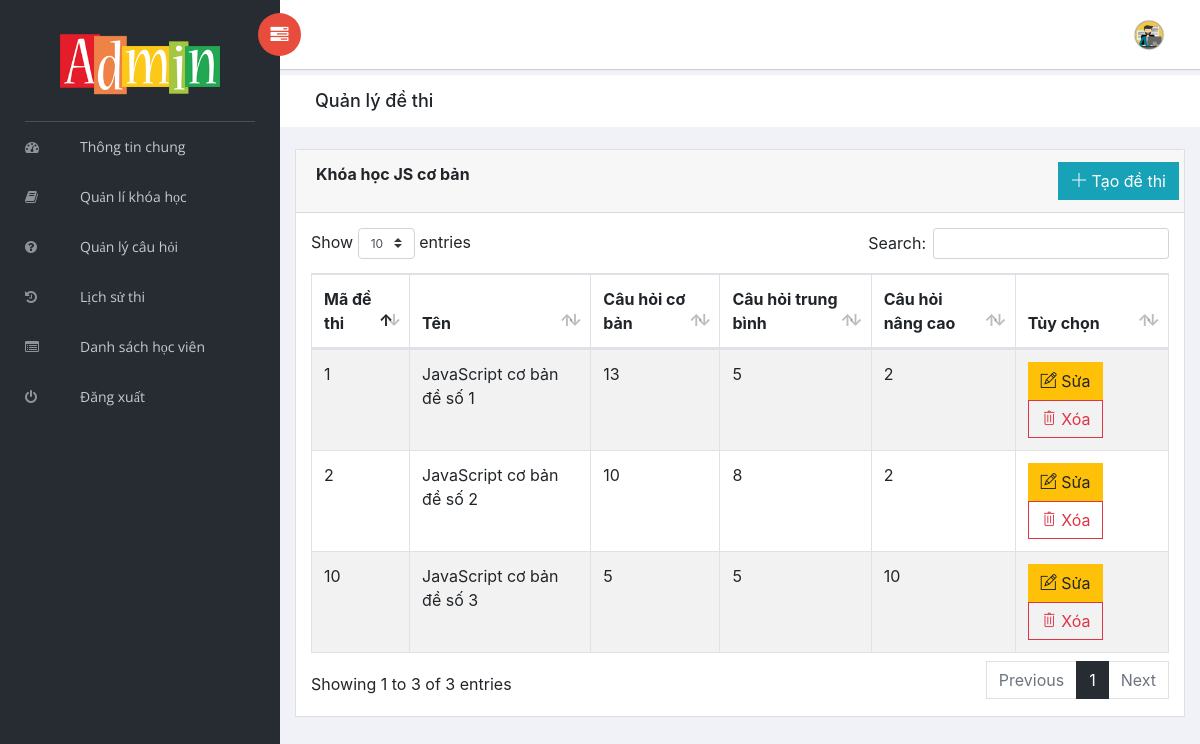
Page /admin/exam.php?course=7 (signed in) on the committed database.
### tables this page shows
CREATE TABLE `khoa_hoc` (
  `id` int(5) NOT NULL,
  `name` varchar(255) NOT NULL,
  `description` longtext DEFAULT NULL
);

CREATE TABLE `de_thi` (
  `ma_de_thi` int(5) NOT NULL,
  `ten_de_thi` varchar(255) NOT NULL,
  `khoa_hoc` int(5) NOT NULL,
  `cau_hoi_coban` int(5) NOT NULL,
  `cau_hoi_trungbinh` int(5) NOT NULL,
  `cau_hoi_nangcao` int(5) NOT NULL
);

### admin/config/connection.php (called while the page is built, shortened)
<?php
class Connection
{
    private $host = DATABASE_HOST;
    private $user = DATABASE_USERNAME;
    private $pass = DATABASE_PASSWORD;
    private $name = DATABASE_NAME;
    public $link;
    private function DBconnect()
    {
        $this->link = new mysqli($this->host, $this->user, $this->pass, $this->name)
            or
            die("Lỗi kết nối Cơ Sở Dữ Liệu: " . $this->link->connect_error);
    }
}

### admin/exam.php (the view, shortened to what this page needs)
<?php
include_once("./config/connection.php");
$link = new Connection;
$query = "SELECT * FROM khoa_hoc INNER JOIN de_thi ON de_thi.khoa_hoc = khoa_hoc.id
WHERE khoa_hoc.id ='$_GET[course]';
";
$exams = mysqli_query($link->link, $query);
?>
<!doctype html>
<html class="no-js" lang="en">
<head>
    <link rel="stylesheet" href="vendors/bootstrap/dist/css/bootstrap.min.css">
    <link rel="stylesheet" href="vendors/font-awesome/css/font-awesome.min.css">
    <link rel="stylesheet" href="vendors/themify-icons/css/themify-icons.css">
    <link rel="stylesheet" href="vendors/flag-icon-css/css/flag-icon.min.css">
    <link rel="stylesheet" href="vendors/selectFX/css/cs-skin-elastic.css">
    <link rel="stylesheet" href="vendors/datatables.net-bs4/css/dataTables.bootstrap4.min.css">
    <link rel="stylesheet" href="vendors/datatables.net-buttons-bs4/css/buttons.bootstrap4.min.css">
    <link rel="stylesheet" href="assets/css/style.css">
</head>
<body>
    <?php include_once("./layout/sidenav.php") ?>
    <div id="right-panel" class="right-panel">
        <?php include_once("./layout/header.php") ?>
        <div class="breadcrumbs">
            <div class="col-sm-4">
                <div class="page-header float-left">
                    <div class="page-title">
                        <h1>Quản lý đề thi</h1>
                    </div>
                </div>
            </div>
        </div>
        <div class="content mt-3">
            <div class="animated fadeIn">
                <div class="row">
                    <div class="col-md-12">
                        <div class="card">
                            <div class="card-header">
                                <div class="row">
                                    <div class="col-sm-4">
                                        <strong class="card-title">Khóa học JS cơ bản</strong>
                                    </div>
                                    <div class="col-sm-8">
                                        <div class="row justify-content-end">
                                            <button type="button" class="btn btn-info" data-toggle="modal" data-target="#exam-add">
                                                <i class="ti-plus"></i> Tạo đề thi</button>
                                        </div>
                                    </div>
                                </div>
                            </div>
                            <div class="card-body">
                                <table id="bootstrap-data-table-export" class="table table-striped table-bordered">
                                    <thead>
                                        <tr>
                                            <th>Mã đề thi</th>
                                            <th>Tên</th>
                                            <th>Câu hỏi cơ bản</th>
                                            <th>Câu hỏi trung bình</th>
                                            <th>Câu hỏi nâng cao</th>
                                            <th>Tùy chọn</th>
                                        </tr>
                                    </thead>
                                    <tbody>
                                        <?php
                                        while ($exam = $exams->fetch_assoc()) { ?>
                                            <tr>
                                                <td><?php echo $exam['ma_de_thi'] ?></td>
                                                <td><?php echo $exam['ten_de_thi'] ?></td>
                                                <td><?php echo $exam['cau_hoi_coban'] ?></td>
                                                <td><?php echo $exam['cau_hoi_trungbinh'] ?></td>
                                                <td><?php echo $exam['cau_hoi_nangcao'] ?></td>
                                                <td>
                                                    <a href="./exam-edit.php?exam=<?php echo $exam['ma_de_thi'] ?>" class="btn btn-warning btn-md test">
                                                        <i class="ti-pencil-alt"></i> Sửa
                                                    </a>
                                                    <a href="./actions/exam-delete.php?exam=<?php echo $exam['ma_de_thi'] ?>" onclick="delete_exam(event)" class="btn btn-outline-danger btn-md">
                                                        <i class="ti-trash"></i> Xóa
                                                    </a>
                                                </td>
                                            </tr>
                                        <?php }
                                        ?>
                                    </tbody>
                                </table>
                            </div>
                        </div>
                    </div>
                </div>
            </div>
        </div>
    </div>
</body>
</html>

### rows in the picture
khoa_hoc: de_thi.ma_de_thi "1", de_thi.ten_de_thi "JavaScript cơ bản đề số 1", de_thi.cau_hoi_coban "13", de_thi.cau_hoi_trungbinh "5", de_thi.cau_hoi_nangcao "2", de_thi.ma_de_thi "2", de_thi.ten_de_thi "JavaScript cơ bản đề số 2", de_thi.cau_hoi_coban "10", de_thi.cau_hoi_trungbinh "8", de_thi.ma_de_thi "10", de_thi.ten_de_thi "JavaScript cơ bản đề số 3", de_thi.cau_hoi_coban "5", de_thi.cau_hoi_nangcao "10"
